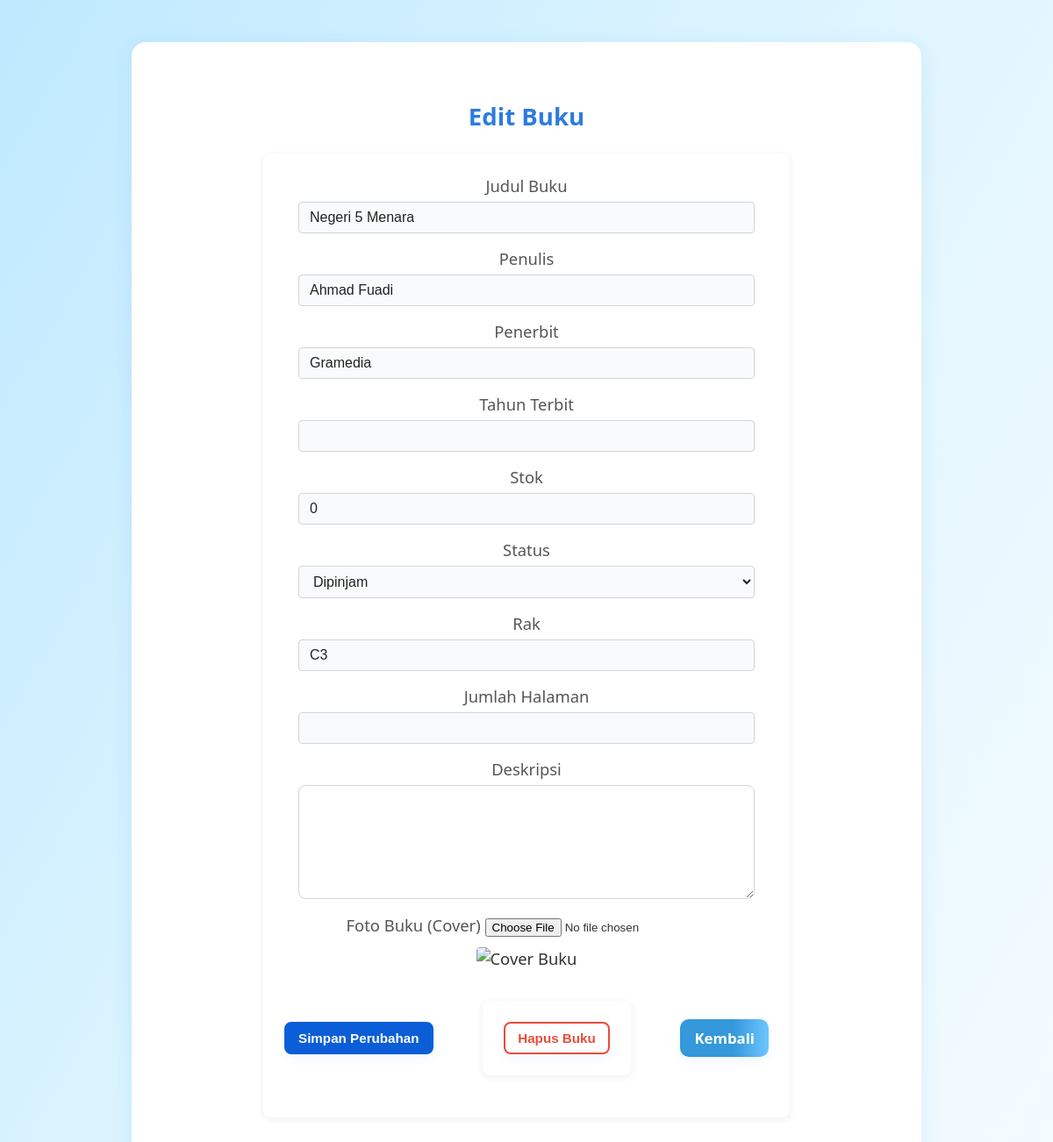
/edit_buku.php?id=3 (signed in), run on an earlier commit of the app's database.
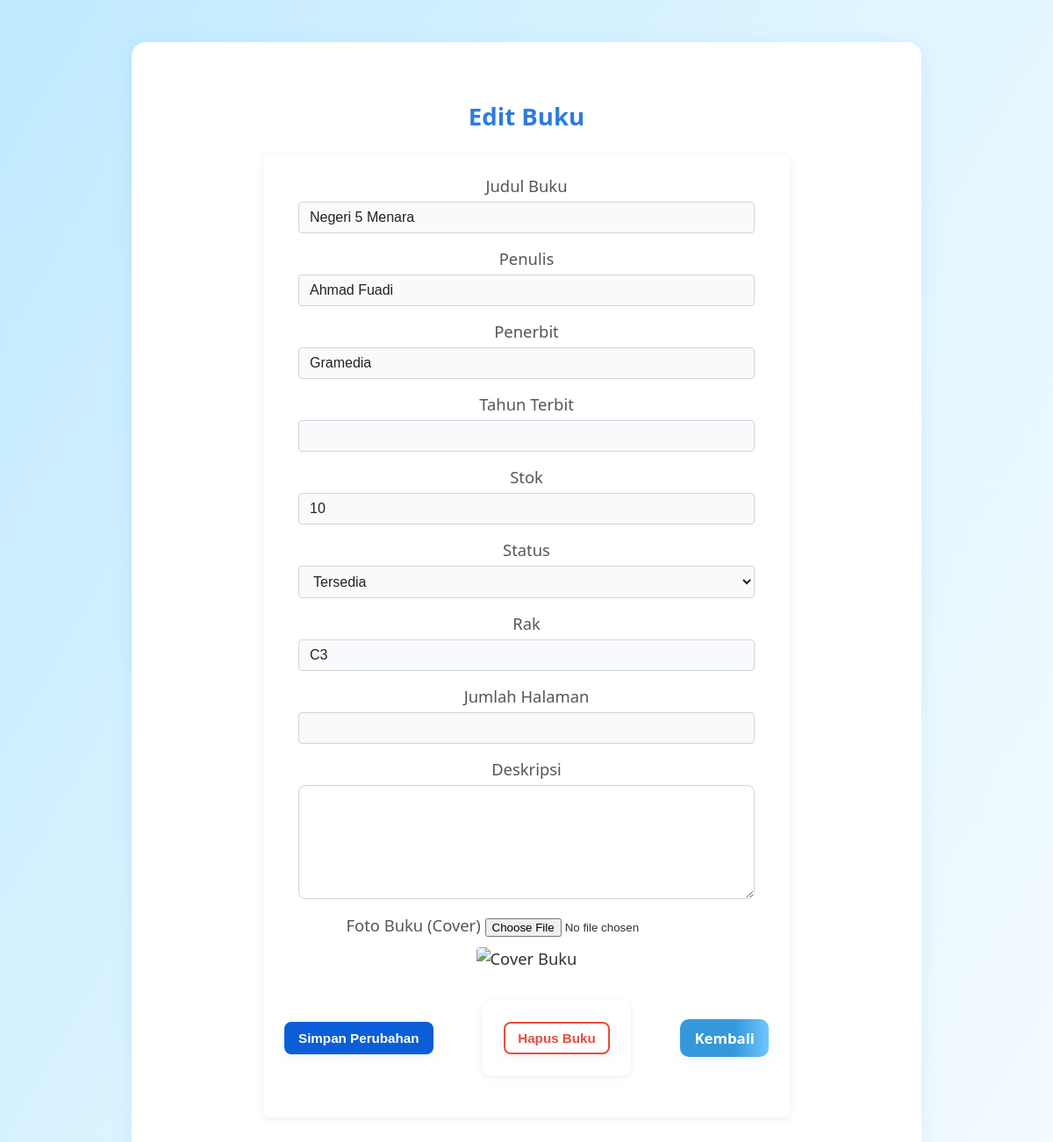
And on a later commit of the database.
### tables this page shows
CREATE TABLE `buku` (
  `id_buku` int(11) NOT NULL,
  `judul` varchar(100) DEFAULT NULL,
  `penulis` varchar(100) DEFAULT NULL,
  `penerbit` varchar(100) DEFAULT NULL,
  `tahun_terbit` year(4) DEFAULT NULL,
  `stok` int(11) DEFAULT NULL,
  `rak` varchar(20) DEFAULT NULL,
  `status` varchar(20) DEFAULT NULL,
  `foto` varchar(255) DEFAULT NULL,
  `deskripsi` text DEFAULT NULL,
  `jumlah_halaman` int(11) DEFAULT NULL
);

### edit_buku.php (the view, shortened to what this page needs)
<?php
include 'config/koneksi.php';
$id = isset($_GET['id']) ? intval($_GET['id']) : 0;
$stmtGet = mysqli_prepare($koneksi, "SELECT * FROM buku WHERE id_buku = ? LIMIT 1");
if ($stmtGet) {
    mysqli_stmt_bind_param($stmtGet, 'i', $id);
    mysqli_stmt_execute($stmtGet);
    $resGet = mysqli_stmt_get_result($stmtGet);
    $data = mysqli_fetch_assoc($resGet);
} else {
    header("Location: test_buku.php");
    exit;
}
?>
<!DOCTYPE html>
<html>
<head>
    <link rel="stylesheet" href="assets/css/style.css">
</head>
<body>
<div class="profile-container profile-large" style="max-width:900px;">
    <h2 style="text-align:center;">Edit Buku</h2>
    <form method="post" enctype="multipart/form-data">
        <label>Judul Buku</label>
        <input type="text" name="judul" value="<?= htmlspecialchars($data['judul']); ?>" required>
        <label>Penulis</label>
        <input type="text" name="penulis" value="<?= htmlspecialchars($data['penulis']); ?>" required>
        <label>Penerbit</label>
        <input type="text" name="penerbit" value="<?= htmlspecialchars($data['penerbit']); ?>" required>
        <label>Tahun Terbit</label>
        <input type="number" name="tahun_terbit" value="<?= htmlspecialchars(isset($data['tahun_terbit']) ? $data['tahun_terbit'] : (isset($data['tahun']) ? $data['tahun'] : '')); ?>" min="1000" max="9999" required>
        <label>Stok</label>
        <input type="number" name="stok" value="<?= $data['stok']; ?>" min="0" required>
        <label>Status</label>
        <select name="status">
            <option value="Tersedia" <?= $data['status']=='Tersedia'?'selected':'' ?>>Tersedia</option>
            <option value="Dipinjam" <?= $data['status']=='Dipinjam'?'selected':'' ?>>Dipinjam</option>
        </select>
        <label>Rak</label>
        <input type="text" name="rak" value="<?= htmlspecialchars($data['rak']); ?>" required>
        <label>Jumlah Halaman</label>
        <input type="number" name="jumlah_halaman" value="<?= htmlspecialchars(isset($data['jumlah_halaman']) ? $data['jumlah_halaman'] : ''); ?>" min="1">
        <label>Deskripsi</label>
        <textarea name="deskripsi" rows="6"><?= isset($data['deskripsi']) ? htmlspecialchars($data['deskripsi']) : '' ; ?></textarea>
        <label>Foto Buku (Cover)</label>
        <input type="file" name="foto" accept="image/*">
        <div style="margin:12px 0;">
            <img src="upload/<?= htmlspecialchars($data['foto']); ?>" width="100" alt="Cover Buku">
        </div>
        <div style="display:flex;gap:12px;align-items:center;">
            <button type="submit" name="save" class="action-btn primary">Simpan Perubahan</button>
            </form>
            <form method="post" onsubmit="return confirm('Yakin ingin menghapus buku ini? Semua data akan dihapus.');">
                <button type="submit" name="delete" class="action-btn warn">Hapus Buku</button>
            </form>
            <a href="test_buku.php" class="btn-kembali">Kembali</a>
        </div>
</body>
</html>

What changed in the data, as far as the page shows it:
changed buku "Negeri 5 Menara": stok "0" → "10"; status "Dipinjam" → "Tersedia"
